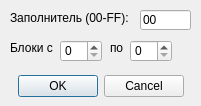
<?xml version="1.0" encoding="UTF-8"?>
<ui version="4.0">
 <class>Dialog</class>
 <widget class="QDialog" name="Dialog">
  <property name="geometry">
   <rect>
    <x>0</x>
    <y>0</y>
    <width>201</width>
    <height>106</height>
   </rect>
  </property>
  <property name="windowTitle">
   <string>Заполнение блоков дампа</string>
  </property>
  <widget class="QDialogButtonBox" name="buttonBox">
   <property name="geometry">
    <rect>
     <x>10</x>
     <y>70</y>
     <width>181</width>
     <height>32</height>
    </rect>
   </property>
   <property name="orientation">
    <enum>Qt::Horizontal</enum>
   </property>
   <property name="standardButtons">
    <set>QDialogButtonBox::Cancel|QDialogButtonBox::Ok</set>
   </property>
   <property name="centerButtons">
    <bool>true</bool>
   </property>
  </widget>
  <widget class="QLineEdit" name="lineEdit">
   <property name="geometry">
    <rect>
     <x>140</x>
     <y>10</y>
     <width>51</width>
     <height>20</height>
    </rect>
   </property>
   <property name="text">
    <string>00</string>
   </property>
  </widget>
  <widget class="QLabel" name="label">
   <property name="geometry">
    <rect>
     <x>10</x>
     <y>10</y>
     <width>121</width>
     <height>16</height>
    </rect>
   </property>
   <property name="text">
    <string>Заполнитель (00-FF):</string>
   </property>
  </widget>
  <widget class="QSpinBox" name="spinBox">
   <property name="geometry">
    <rect>
     <x>60</x>
     <y>40</y>
     <width>42</width>
     <height>22</height>
    </rect>
   </property>
   <property name="maximum">
    <number>63</number>
   </property>
  </widget>
  <widget class="QSpinBox" name="spinBox_2">
   <property name="geometry">
    <rect>
     <x>130</x>
     <y>40</y>
     <width>42</width>
     <height>22</height>
    </rect>
   </property>
   <property name="maximum">
    <number>63</number>
   </property>
  </widget>
  <widget class="QLabel" name="label_2">
   <property name="geometry">
    <rect>
     <x>10</x>
     <y>40</y>
     <width>51</width>
     <height>16</height>
    </rect>
   </property>
   <property name="text">
    <string>Блоки с</string>
   </property>
  </widget>
  <widget class="QLabel" name="label_3">
   <property name="geometry">
    <rect>
     <x>110</x>
     <y>40</y>
     <width>21</width>
     <height>16</height>
    </rect>
   </property>
   <property name="text">
    <string>по</string>
   </property>
  </widget>
 </widget>
 <resources/>
 <connections>
  <connection>
   <sender>buttonBox</sender>
   <signal>accepted()</signal>
   <receiver>Dialog</receiver>
   <slot>accept()</slot>
   <hints>
    <hint type="sourcelabel">
     <x>248</x>
     <y>254</y>
    </hint>
    <hint type="destinationlabel">
     <x>157</x>
     <y>274</y>
    </hint>
   </hints>
  </connection>
  <connection>
   <sender>buttonBox</sender>
   <signal>rejected()</signal>
   <receiver>Dialog</receiver>
   <slot>reject()</slot>
   <hints>
    <hint type="sourcelabel">
     <x>316</x>
     <y>260</y>
    </hint>
    <hint type="destinationlabel">
     <x>286</x>
     <y>274</y>
    </hint>
   </hints>
  </connection>
 </connections>
</ui>
